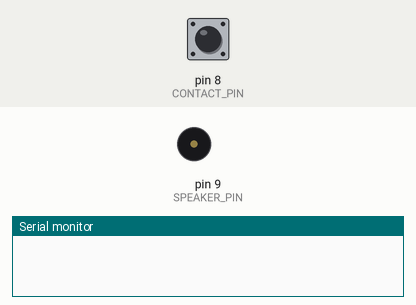
This sketch was run on a simulated Arduino Uno, built with avr-gcc and run on an emulated ATmega328P. On the bench: buzzer (waves = sounding), the last lines printed to the serial monitor. The inputs (shaded band) are chosen by the test bench; at power-on: pin 8 (CONTACT_PIN) HIGH.

Above: at 1.2 s.
1.3 s: pin 8 (CONTACT_PIN) pulled LOW for 0.15 s
At 1.38 s:
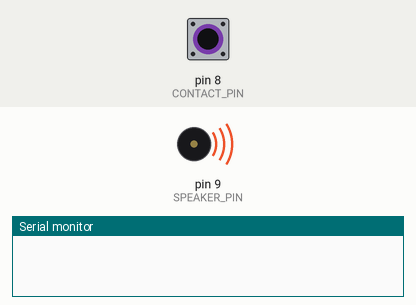
2.9 s: pin 8 (CONTACT_PIN) pulled LOW for 1 s
At 5.2 s:
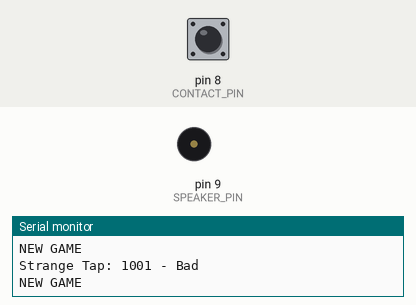
6.9 s: pin 8 (CONTACT_PIN) pulled LOW for 3.2 s
At 8.3 s:
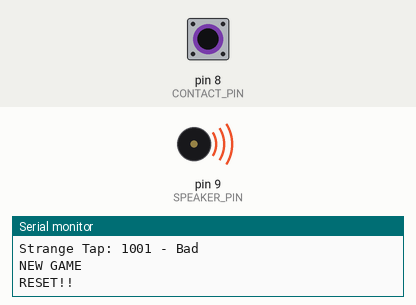
Timing chart, 0 to 11.6 s (numbered marks = the images above; inputs shaded):
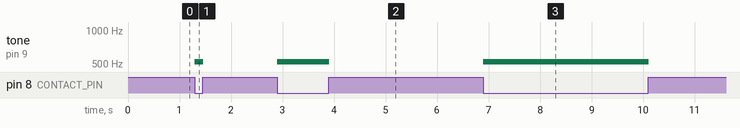

Measured:
- after the input at 1.3 s, tone on pin 9 (SPEAKER_PIN): silent → 523 Hz at once, → silent 0.16 s later
- after the input at 2.9 s, tone on pin 9 (SPEAKER_PIN): silent → 523 Hz at once, → silent 1.0 s later
- after the input at 6.9 s, tone on pin 9 (SPEAKER_PIN): silent → 523 Hz at once, → silent 3.2 s later

The sketch:

Morse-escpism.ino
```cpp
#define CONTACT_PIN 8
#define SPEAKER_PIN 9

const int historyLength = 100;
const int silenceLength = 50;
const int requiredTapLength = 0;
const int silenceThreshold = 20;

int tap = 0;
int history[historyLength];
long tapTimes[] = {0,0,0,0,0,0,0,0,0,0,0,0,0,0,0,0,0,0,0,0,0,0,0,0,0,0,0,0,0,0,0,0,0,0,0};
long delays[] = {0,0,0,0,0,0,0,0,0,0,0,0,0,0,0,0,0,0,0,0,0,0,0,0,0,0,0,0,0,0,0,0,0,0,0};
long sequenseVAL[] = {0,0,0,0,0,0,0,0,0,0,0,0,0,0,0,0,0,0,0,0,0,0,0,0,0,0,0,0,0,0,0,0,0,0,0};;
long sequenseTrials[] = {0,0,0,0,0,0,0,0,0,0,0,0,0,0,0,0,0,0,0,0,0,0,0,0,0,0,0,0,0,0,0,0,0,0,0};
int i = 0;
int d = 0;
int s = 0;
boolean going = false;
boolean answered = false;

boolean isTap = false;
int tapLength = 0;
int taps = 0;
long lastTap = 0;

const int seq[] = {1,0,0,0,1,1,0,1};
const int interval[] = {0,332,188,211,397,680,318};
const int notes[] = {523,392,392,415,392,493,523};
const int song[] = {0,332,188,211,397,680,318};
const int songLength = 5;
const int fullLength = 7;
const int maxDiv = 200;
const int noteDuration = 10;

int tapDuration = 0;
int tapType = -1;
const int longTap = 400;
const int shortTap = 100;
int pointer = 0;
bool skipTap = false;

void setup() {
  Serial.begin(9600);
  pinMode(CONTACT_PIN, INPUT_PULLUP);           // set pin to input
}

void loop() {
  tap = !digitalRead(CONTACT_PIN);

  if (tap) {
    //first - make a sound when there is contact
    tone(SPEAKER_PIN, 523, noteDuration);
    //delay(noteDuration);
  } else if (millis() - lastTap > 3000) {
    Serial.println("RESET!!");
    lastTap = millis();
    pointer = 0;
  }

  if (!isTap && tap) {
    //new pulse

    isTap = true;
    lastTap = millis();

  } else if (isTap && !tap) {
    //end of pulse
    isTap = false;
    tapDuration = millis() - lastTap;

    if (abs(tapDuration - longTap) < 150) {
      Serial.print("Long Tap: ");
      Serial.print(tapDuration);
      tapType = 1;
      skipTap = false;
    } else if (abs(tapDuration - shortTap) < 80) {
      Serial.print("Short Tap: ");
      Serial.print(tapDuration);
      tapType = 0;
      skipTap = false;
    } else if (abs(tapDuration) > 50){
      Serial.print("Strange Tap: ");
      Serial.print(tapDuration);
      tapType = -1;
      skipTap = false;
    } else {
      //probably a misread or debounce
      skipTap = true;
    }

    if (!skipTap) {


      if (tapType == seq[pointer]) {
        Serial.println(" - Good!");
        pointer++;
        Serial.print("Total good taps: ");
        Serial.println(pointer);

        if (pointer == 7) {
          Serial.println("VICTORY!!!");
          Serial.println("VICTORY!!!");
          Serial.println("VICTORY!!!");
        }
      } else {
        Serial.println(" - Bad");
        pointer = 0;
        Serial.println("NEW GAME");
      }

    }

  }

//  history[i] = tap;

  //if (millis() - lastTap > 10000) start();

  if (false) {

    isTap=false;
    lastTap = millis();

    tone(SPEAKER_PIN, 523, noteDuration);
    delay(noteDuration);

    if (d==0) tapTimes[d] = millis();

    d++;
    taps++;
    tapTimes[d] = millis();
    delays[d] = tapTimes[d] - tapTimes[d-1];
    tapLength = 0;

    Serial.print("TAP! #");
    Serial.print(taps);
    Serial.print(" rhythm ");
    Serial.print(delays[d]);
    Serial.print(" song's rhythm: ");
    Serial.print(song[d-1]);
    Serial.println("");

//    learn();

//    if (taps % songLength == 0) {
//      if (isSong()){
//        answer();
//      }else{
//        fail();
//      }
//      start();
//    }
    //Serial.println("");

  }
//
//  if (isSilent()){
//    if (tapLength>requiredTapLength){
//      isTap=true;
//    }else{
//      isTap=false;
//    }
//    tapLength = 0;
//  }else{
//    isTap=false;
//    tapLength++;
//  }

  //advance history index
  i = (i + 1) % historyLength;

  //if (!going) start();
}

void fail(){

  delay(400);
  tone(SPEAKER_PIN, 500, 300);
  delay(1000);
  answered = false;
}

void answer(){

  answered = true;

  Serial.println("");
  Serial.println("           /------------------------\\          ");
  Serial.println("                   HALF PRICE :)                ");
  Serial.println("           \\------------------------/          ");
  Serial.println("");

  for (int n=songLength; n<fullLength; n++){
    delay(song[n]);
    tone(SPEAKER_PIN, notes[n], noteDuration);
  }
  delay(1500);

}

boolean isSong(){
  int div = 0;
  for (int l=0; l < songLength; l++){
    div += abs(delays[l+1] - song[l]);
  }
  Serial.print("diff: ");
  Serial.print(div);
  Serial.print("/");
  Serial.print(maxDiv);
  if ((div > maxDiv)) Serial.print(" - Try Harder..!");
  Serial.println("");

  return (div <= maxDiv);
}

void learn(){
  sequenseVAL[d] = ((sequenseVAL[d]*sequenseTrials[d]) + delays[d]) / (sequenseTrials[d]+1);
  sequenseTrials[d]++;

  Serial.print(" | learned: ");
  Serial.print(sequenseVAL[d]);
  Serial.print(" trials: ");
  Serial.print(sequenseTrials[d]);

}

void start(){

  noTone(SPEAKER_PIN);

  d = 0;
  taps = 0;
  going = true;
  isTap=false;
  lastTap = millis();

  Serial.println("");
  Serial.println("");
  Serial.println("-----------------------------------------");
  Serial.println("----------| REPEAT AFTER ME! |-----------");
  Serial.println("-----------------------------------------");
  Serial.println("Shave and a haircut...");

  demo();
}

void demo(){

  delay(300);

  //if (answered) return;

  for (int n=0; n<songLength; n++){
    tone(SPEAKER_PIN, notes[n], noteDuration);
    delay(song[n+1]);
  }
  delay(noteDuration);

}

boolean isSilent(){

  for (int l=0; l < silenceLength; l++){
    if ((int)(history[(i-l+historyLength) % historyLength]) > silenceThreshold) {
      return false;
    }
  }
  return true;

}
```
